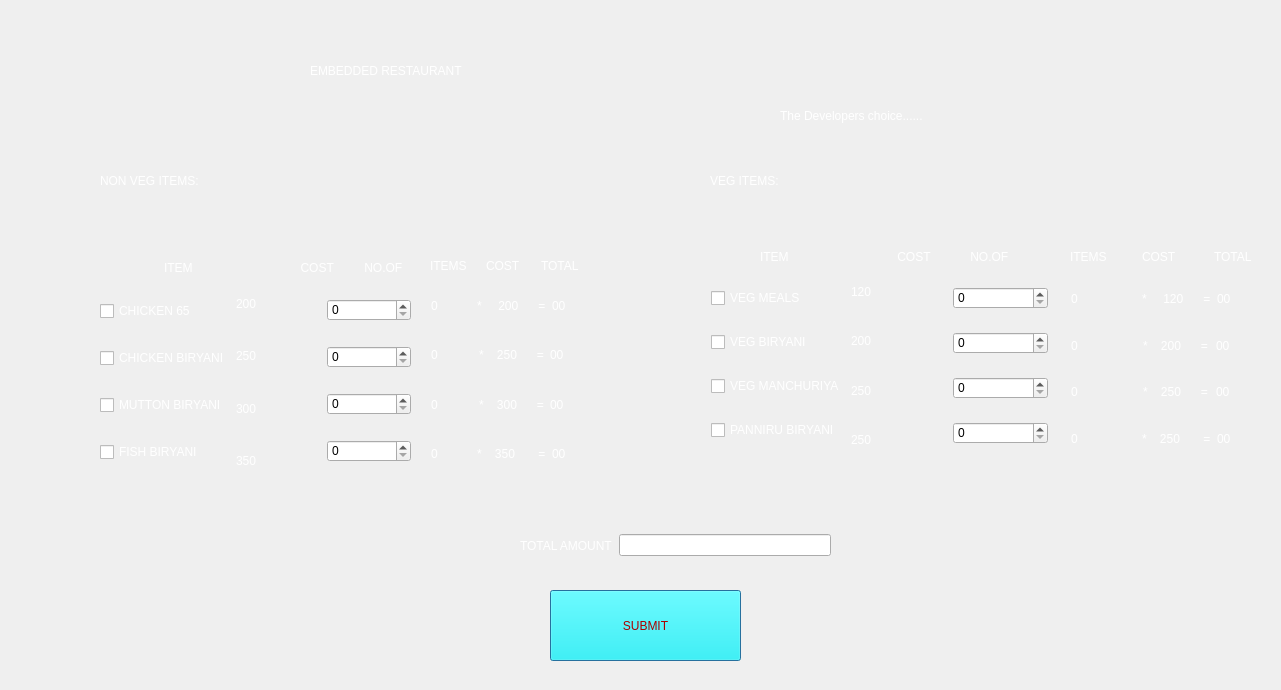
<?xml version="1.0" encoding="UTF-8"?>
<ui version="4.0">
 <class>SecondDialog</class>
 <widget class="QDialog" name="SecondDialog">
  <property name="geometry">
   <rect>
    <x>0</x>
    <y>0</y>
    <width>1281</width>
    <height>690</height>
   </rect>
  </property>
  <property name="windowTitle">
   <string>Dialog</string>
  </property>
  <property name="styleSheet">
   <string notr="true"/>
  </property>
  <widget class="QLabel" name="label">
   <property name="geometry">
    <rect>
     <x>100</x>
     <y>150</y>
     <width>371</width>
     <height>61</height>
    </rect>
   </property>
   <property name="styleSheet">
    <string notr="true">font: italic 18pt &quot;Ubuntu&quot;;
color: rgb(255, 255, 255);
</string>
   </property>
   <property name="text">
    <string>NON VEG ITEMS:</string>
   </property>
  </widget>
  <widget class="QPushButton" name="pushButton">
   <property name="geometry">
    <rect>
     <x>550</x>
     <y>590</y>
     <width>191</width>
     <height>71</height>
    </rect>
   </property>
   <property name="styleSheet">
    <string notr="true">font: 75 18pt &quot;Ubuntu&quot;;
color: rgb(170, 0, 0);
background-color: rgb(0, 255, 255);</string>
   </property>
   <property name="text">
    <string>SUBMIT</string>
   </property>
  </widget>
  <widget class="QLabel" name="label_10">
   <property name="geometry">
    <rect>
     <x>710</x>
     <y>150</y>
     <width>371</width>
     <height>61</height>
    </rect>
   </property>
   <property name="styleSheet">
    <string notr="true">font: 75 20pt &quot;Ubuntu&quot;;
color: rgb(255, 255, 255);
font: italic 18pt &quot;Ubuntu&quot;;
</string>
   </property>
   <property name="text">
    <string>VEG ITEMS:</string>
   </property>
  </widget>
  <widget class="QWidget" name="layoutWidget">
   <property name="geometry">
    <rect>
     <x>100</x>
     <y>280</y>
     <width>311</width>
     <height>204</height>
    </rect>
   </property>
   <property name="styleSheet">
    <string notr="true">color: rgb(0, 0, 0);
font: 57 italic 14pt &quot;URW Chancery L&quot;;</string>
   </property>
   <layout class="QHBoxLayout" name="horizontalLayout">
    <item>
     <layout class="QVBoxLayout" name="verticalLayout">
      <item>
       <widget class="QCheckBox" name="checkBox">
        <property name="styleSheet">
         <string notr="true">color: rgb(255, 255, 255);
font: 57 italic 14pt &quot;URW Chancery L&quot;;</string>
        </property>
        <property name="text">
         <string>CHICKEN 65</string>
        </property>
       </widget>
      </item>
      <item>
       <widget class="QCheckBox" name="checkBox_2">
        <property name="styleSheet">
         <string notr="true">color: rgb(255, 255, 255);
font: 57 italic 14pt &quot;URW Chancery L&quot;;</string>
        </property>
        <property name="text">
         <string>CHICKEN BIRYANI</string>
        </property>
       </widget>
      </item>
      <item>
       <widget class="QCheckBox" name="checkBox_3">
        <property name="styleSheet">
         <string notr="true">color: rgb(255, 255, 255);
font: 57 italic 14pt &quot;URW Chancery L&quot;;</string>
        </property>
        <property name="text">
         <string>MUTTON BIRYANI</string>
        </property>
       </widget>
      </item>
      <item>
       <widget class="QCheckBox" name="checkBox_4">
        <property name="styleSheet">
         <string notr="true">color: rgb(255, 255, 255);
font: 57 italic 14pt &quot;URW Chancery L&quot;;</string>
        </property>
        <property name="text">
         <string>FISH BIRYANI</string>
        </property>
       </widget>
      </item>
     </layout>
    </item>
    <item>
     <layout class="QVBoxLayout" name="verticalLayout_2">
      <item>
       <widget class="QLabel" name="label_2">
        <property name="styleSheet">
         <string notr="true">color: rgb(255, 255, 255);
font: 57 italic 14pt &quot;URW Chancery L&quot;;</string>
        </property>
        <property name="text">
         <string>200</string>
        </property>
       </widget>
      </item>
      <item>
       <widget class="QLabel" name="label_3">
        <property name="styleSheet">
         <string notr="true">color: rgb(255, 255, 255);
font: 57 italic 14pt &quot;URW Chancery L&quot;;</string>
        </property>
        <property name="text">
         <string>250</string>
        </property>
       </widget>
      </item>
      <item>
       <widget class="QLabel" name="label_4">
        <property name="styleSheet">
         <string notr="true">color: rgb(255, 255, 255);
font: 57 italic 14pt &quot;URW Chancery L&quot;;</string>
        </property>
        <property name="text">
         <string>300</string>
        </property>
       </widget>
      </item>
      <item>
       <widget class="QLabel" name="label_5">
        <property name="styleSheet">
         <string notr="true">color: rgb(255, 255, 255);
font: 57 italic 14pt &quot;URW Chancery L&quot;;</string>
        </property>
        <property name="text">
         <string>350</string>
        </property>
       </widget>
      </item>
     </layout>
    </item>
    <item>
     <layout class="QVBoxLayout" name="verticalLayout_3">
      <item>
       <widget class="QSpinBox" name="spinBox">
        <property name="styleSheet">
         <string notr="true">color: rgb(0, 0, 0);
font: 57 italic 14pt &quot;URW Chancery L&quot;;</string>
        </property>
        <property name="maximum">
         <number>1000</number>
        </property>
       </widget>
      </item>
      <item>
       <widget class="QSpinBox" name="spinBox_2">
        <property name="styleSheet">
         <string notr="true">color: rgb(0, 0, 0);
font: 57 italic 14pt &quot;URW Chancery L&quot;;</string>
        </property>
        <property name="maximum">
         <number>1000</number>
        </property>
       </widget>
      </item>
      <item>
       <widget class="QSpinBox" name="spinBox_3">
        <property name="styleSheet">
         <string notr="true">color: rgb(0, 0, 0);
font: 57 italic 14pt &quot;URW Chancery L&quot;;</string>
        </property>
        <property name="maximum">
         <number>1000</number>
        </property>
       </widget>
      </item>
      <item>
       <widget class="QSpinBox" name="spinBox_4">
        <property name="styleSheet">
         <string notr="true">color: rgb(0, 0, 0);
font: 57 italic 14pt &quot;URW Chancery L&quot;;</string>
        </property>
        <property name="maximum">
         <number>1000</number>
        </property>
       </widget>
      </item>
     </layout>
    </item>
   </layout>
  </widget>
  <widget class="QWidget" name="layoutWidget">
   <property name="geometry">
    <rect>
     <x>520</x>
     <y>500</y>
     <width>311</width>
     <height>91</height>
    </rect>
   </property>
   <layout class="QHBoxLayout" name="horizontalLayout_3">
    <item>
     <widget class="QLabel" name="label_11">
      <property name="styleSheet">
       <string notr="true">font: 75 18pt &quot;Ubuntu&quot;;
font: 75 italic 18pt &quot;Ubuntu&quot;;
color: rgb(255, 255, 255);</string>
      </property>
      <property name="text">
       <string>TOTAL AMOUNT</string>
      </property>
     </widget>
    </item>
    <item>
     <widget class="QLineEdit" name="lineEdit">
      <property name="styleSheet">
       <string notr="true">border-color: rgb(0, 0, 255);</string>
      </property>
     </widget>
    </item>
   </layout>
  </widget>
  <widget class="QWidget" name="layoutWidget">
   <property name="geometry">
    <rect>
     <x>164</x>
     <y>250</y>
     <width>251</width>
     <height>35</height>
    </rect>
   </property>
   <layout class="QHBoxLayout" name="horizontalLayout_14">
    <item>
     <widget class="QLabel" name="label_42">
      <property name="styleSheet">
       <string notr="true">color: rgb(255, 255, 255);
font: italic 12pt &quot;Ubuntu&quot;;</string>
      </property>
      <property name="text">
       <string>ITEM</string>
      </property>
     </widget>
    </item>
    <item>
     <widget class="QLabel" name="label_43">
      <property name="styleSheet">
       <string notr="true">color: rgb(255, 255, 255);
font: italic 12pt &quot;URW Palladio L&quot;;</string>
      </property>
      <property name="text">
       <string>                 COST</string>
      </property>
     </widget>
    </item>
    <item>
     <widget class="QLabel" name="label_44">
      <property name="styleSheet">
       <string notr="true">color: rgb(255, 255, 255);
font: italic 12pt &quot;URW Palladio L&quot;;</string>
      </property>
      <property name="text">
       <string>       NO.OF</string>
      </property>
     </widget>
    </item>
   </layout>
  </widget>
  <widget class="QWidget" name="layoutWidget_2">
   <property name="geometry">
    <rect>
     <x>760</x>
     <y>240</y>
     <width>275</width>
     <height>33</height>
    </rect>
   </property>
   <property name="styleSheet">
    <string notr="true">font: 57 italic 14pt &quot;URW Chancery L&quot;;
color: rgb(255, 255, 255);</string>
   </property>
   <layout class="QHBoxLayout" name="horizontalLayout_15">
    <item>
     <widget class="QLabel" name="label_45">
      <property name="styleSheet">
       <string notr="true">font: 57 italic 14pt &quot;URW Chancery L&quot;;
color: rgb(255, 255, 255);</string>
      </property>
      <property name="text">
       <string>ITEM</string>
      </property>
     </widget>
    </item>
    <item>
     <widget class="QLabel" name="label_46">
      <property name="styleSheet">
       <string notr="true">font: 57 italic 14pt &quot;URW Chancery L&quot;;
color: rgb(255, 255, 255);</string>
      </property>
      <property name="text">
       <string>             COST</string>
      </property>
     </widget>
    </item>
    <item>
     <widget class="QLabel" name="label_47">
      <property name="styleSheet">
       <string notr="true">font: 57 italic 14pt &quot;URW Chancery L&quot;;
color: rgb(255, 255, 255);</string>
      </property>
      <property name="text">
       <string>       NO.OF</string>
      </property>
     </widget>
    </item>
   </layout>
  </widget>
  <widget class="QLabel" name="label_48">
   <property name="geometry">
    <rect>
     <x>310</x>
     <y>20</y>
     <width>691</width>
     <height>101</height>
    </rect>
   </property>
   <property name="styleSheet">
    <string notr="true">font: 57 italic 42pt &quot;URW Chancery L&quot;;

color: rgb(255, 255, 255);
</string>
   </property>
   <property name="text">
    <string>EMBEDDED RESTAURANT</string>
   </property>
  </widget>
  <widget class="QLabel" name="label_49">
   <property name="geometry">
    <rect>
     <x>780</x>
     <y>100</y>
     <width>291</width>
     <height>31</height>
    </rect>
   </property>
   <property name="styleSheet">
    <string notr="true">font: 57 italic 22pt &quot;URW Chancery L&quot;;
color: rgb(255, 255, 255);</string>
   </property>
   <property name="text">
    <string>The Developers choice......</string>
   </property>
  </widget>
  <widget class="QWidget" name="layoutWidget">
   <property name="geometry">
    <rect>
     <x>711</x>
     <y>270</y>
     <width>337</width>
     <height>191</height>
    </rect>
   </property>
   <property name="styleSheet">
    <string notr="true">font: 57 italic 14pt &quot;URW Chancery L&quot;;
color: rgb(0, 0, 0);</string>
   </property>
   <layout class="QHBoxLayout" name="horizontalLayout_2">
    <item>
     <layout class="QVBoxLayout" name="verticalLayout_4">
      <item>
       <widget class="QCheckBox" name="checkBox_5">
        <property name="styleSheet">
         <string notr="true">font: 57 italic 14pt &quot;URW Chancery L&quot;;
color: rgb(255, 255, 255);</string>
        </property>
        <property name="text">
         <string>VEG MEALS</string>
        </property>
       </widget>
      </item>
      <item>
       <widget class="QCheckBox" name="checkBox_6">
        <property name="styleSheet">
         <string notr="true">font: 57 italic 14pt &quot;URW Chancery L&quot;;
color: rgb(255, 255, 255);</string>
        </property>
        <property name="text">
         <string>VEG BIRYANI</string>
        </property>
       </widget>
      </item>
      <item>
       <widget class="QCheckBox" name="checkBox_7">
        <property name="styleSheet">
         <string notr="true">font: 57 italic 14pt &quot;URW Chancery L&quot;;
color: rgb(255, 255, 255);</string>
        </property>
        <property name="text">
         <string>VEG MANCHURIYA</string>
        </property>
       </widget>
      </item>
      <item>
       <widget class="QCheckBox" name="checkBox_8">
        <property name="styleSheet">
         <string notr="true">font: 57 italic 14pt &quot;URW Chancery L&quot;;
color: rgb(255, 255, 255);</string>
        </property>
        <property name="text">
         <string>PANNIRU BIRYANI</string>
        </property>
       </widget>
      </item>
     </layout>
    </item>
    <item>
     <layout class="QVBoxLayout" name="verticalLayout_5">
      <item>
       <widget class="QLabel" name="label_6">
        <property name="styleSheet">
         <string notr="true">font: 57 italic 14pt &quot;URW Chancery L&quot;;
color: rgb(255, 255, 255);</string>
        </property>
        <property name="text">
         <string>120</string>
        </property>
       </widget>
      </item>
      <item>
       <widget class="QLabel" name="label_7">
        <property name="styleSheet">
         <string notr="true">font: 57 italic 14pt &quot;URW Chancery L&quot;;
color: rgb(255, 255, 255);</string>
        </property>
        <property name="text">
         <string>200</string>
        </property>
       </widget>
      </item>
      <item>
       <widget class="QLabel" name="label_8">
        <property name="styleSheet">
         <string notr="true">font: 57 italic 14pt &quot;URW Chancery L&quot;;
color: rgb(255, 255, 255);</string>
        </property>
        <property name="text">
         <string>250</string>
        </property>
       </widget>
      </item>
      <item>
       <widget class="QLabel" name="label_9">
        <property name="styleSheet">
         <string notr="true">font: 57 italic 14pt &quot;URW Chancery L&quot;;
color: rgb(255, 255, 255);</string>
        </property>
        <property name="text">
         <string>250</string>
        </property>
       </widget>
      </item>
     </layout>
    </item>
    <item>
     <layout class="QVBoxLayout" name="verticalLayout_6">
      <item>
       <widget class="QSpinBox" name="spinBox_5">
        <property name="styleSheet">
         <string notr="true">font: 57 italic 14pt &quot;URW Chancery L&quot;;
color: rgb(0, 0, 0);</string>
        </property>
        <property name="maximum">
         <number>1000</number>
        </property>
       </widget>
      </item>
      <item>
       <widget class="QSpinBox" name="spinBox_6">
        <property name="styleSheet">
         <string notr="true">font: 57 italic 14pt &quot;URW Chancery L&quot;;
color: rgb(0, 0, 0);</string>
        </property>
        <property name="maximum">
         <number>1000</number>
        </property>
       </widget>
      </item>
      <item>
       <widget class="QSpinBox" name="spinBox_7">
        <property name="styleSheet">
         <string notr="true">font: 57 italic 14pt &quot;URW Chancery L&quot;;
color: rgb(0, 0, 0);</string>
        </property>
        <property name="maximum">
         <number>1000</number>
        </property>
       </widget>
      </item>
      <item>
       <widget class="QSpinBox" name="spinBox_8">
        <property name="styleSheet">
         <string notr="true">font: 57 italic 14pt &quot;URW Chancery L&quot;;
color: rgb(0, 0, 0);</string>
        </property>
        <property name="maximum">
         <number>1000</number>
        </property>
       </widget>
      </item>
     </layout>
    </item>
   </layout>
  </widget>
  <widget class="QWidget" name="layoutWidget">
   <property name="geometry">
    <rect>
     <x>430</x>
     <y>250</y>
     <width>161</width>
     <height>31</height>
    </rect>
   </property>
   <layout class="QHBoxLayout" name="horizontalLayout_4">
    <item>
     <widget class="QLabel" name="label_12">
      <property name="styleSheet">
       <string notr="true">color: rgb(255, 255, 255);
font: 57 italic 12pt &quot;URW Chancery L&quot;;</string>
      </property>
      <property name="text">
       <string>ITEMS</string>
      </property>
     </widget>
    </item>
    <item>
     <widget class="QLabel" name="label_13">
      <property name="styleSheet">
       <string notr="true">color: rgb(255, 255, 255);
font: 57 italic 12pt &quot;URW Chancery L&quot;;</string>
      </property>
      <property name="text">
       <string>COST</string>
      </property>
     </widget>
    </item>
    <item>
     <widget class="QLabel" name="label_14">
      <property name="styleSheet">
       <string notr="true">color: rgb(255, 255, 255);
font: 57 italic 12pt &quot;URW Chancery L&quot;;</string>
      </property>
      <property name="text">
       <string>TOTAL</string>
      </property>
     </widget>
    </item>
   </layout>
  </widget>
  <widget class="QWidget" name="layoutWidget">
   <property name="geometry">
    <rect>
     <x>431</x>
     <y>284</y>
     <width>161</width>
     <height>191</height>
    </rect>
   </property>
   <property name="styleSheet">
    <string notr="true">color: rgb(255, 255, 255);
font: 57 italic 12pt &quot;URW Chancery L&quot;;</string>
   </property>
   <layout class="QVBoxLayout" name="verticalLayout_7">
    <item>
     <layout class="QHBoxLayout" name="horizontalLayout_5">
      <item>
       <widget class="QLabel" name="label_15">
        <property name="styleSheet">
         <string notr="true">color: rgb(255, 255, 255);
font: 57 italic 12pt &quot;URW Chancery L&quot;;</string>
        </property>
        <property name="text">
         <string>0</string>
        </property>
       </widget>
      </item>
      <item>
       <widget class="QLabel" name="label_16">
        <property name="styleSheet">
         <string notr="true">color: rgb(255, 255, 255);
font: 57 italic 12pt &quot;URW Chancery L&quot;;</string>
        </property>
        <property name="text">
         <string>*     200      =</string>
        </property>
       </widget>
      </item>
      <item>
       <widget class="QLabel" name="label_17">
        <property name="styleSheet">
         <string notr="true">color: rgb(255, 255, 255);
font: 57 italic 12pt &quot;URW Chancery L&quot;;</string>
        </property>
        <property name="text">
         <string>00</string>
        </property>
       </widget>
      </item>
     </layout>
    </item>
    <item>
     <layout class="QHBoxLayout" name="horizontalLayout_6">
      <item>
       <widget class="QLabel" name="label_18">
        <property name="styleSheet">
         <string notr="true">color: rgb(255, 255, 255);
font: 57 italic 12pt &quot;URW Chancery L&quot;;</string>
        </property>
        <property name="text">
         <string>0</string>
        </property>
       </widget>
      </item>
      <item>
       <widget class="QLabel" name="label_19">
        <property name="styleSheet">
         <string notr="true">color: rgb(255, 255, 255);
font: 57 italic 12pt &quot;URW Chancery L&quot;;</string>
        </property>
        <property name="text">
         <string>*    250      =</string>
        </property>
       </widget>
      </item>
      <item>
       <widget class="QLabel" name="label_20">
        <property name="styleSheet">
         <string notr="true">color: rgb(255, 255, 255);
font: 57 italic 12pt &quot;URW Chancery L&quot;;</string>
        </property>
        <property name="text">
         <string>00</string>
        </property>
       </widget>
      </item>
     </layout>
    </item>
    <item>
     <layout class="QHBoxLayout" name="horizontalLayout_7">
      <item>
       <widget class="QLabel" name="label_21">
        <property name="styleSheet">
         <string notr="true">color: rgb(255, 255, 255);
font: 57 italic 12pt &quot;URW Chancery L&quot;;</string>
        </property>
        <property name="text">
         <string>0 </string>
        </property>
       </widget>
      </item>
      <item>
       <widget class="QLabel" name="label_22">
        <property name="styleSheet">
         <string notr="true">color: rgb(255, 255, 255);
font: 57 italic 12pt &quot;URW Chancery L&quot;;</string>
        </property>
        <property name="text">
         <string>*    300      =</string>
        </property>
       </widget>
      </item>
      <item>
       <widget class="QLabel" name="label_23">
        <property name="styleSheet">
         <string notr="true">color: rgb(255, 255, 255);
font: 57 italic 12pt &quot;URW Chancery L&quot;;</string>
        </property>
        <property name="text">
         <string>00</string>
        </property>
       </widget>
      </item>
     </layout>
    </item>
    <item>
     <layout class="QHBoxLayout" name="horizontalLayout_8">
      <item>
       <widget class="QLabel" name="label_24">
        <property name="styleSheet">
         <string notr="true">color: rgb(255, 255, 255);
font: 57 italic 12pt &quot;URW Chancery L&quot;;</string>
        </property>
        <property name="text">
         <string>0</string>
        </property>
       </widget>
      </item>
      <item>
       <widget class="QLabel" name="label_25">
        <property name="styleSheet">
         <string notr="true">color: rgb(255, 255, 255);
font: 57 italic 12pt &quot;URW Chancery L&quot;;</string>
        </property>
        <property name="text">
         <string>*    350       =</string>
        </property>
       </widget>
      </item>
      <item>
       <widget class="QLabel" name="label_26">
        <property name="styleSheet">
         <string notr="true">color: rgb(255, 255, 255);
font: 57 italic 12pt &quot;URW Chancery L&quot;;</string>
        </property>
        <property name="text">
         <string>00</string>
        </property>
       </widget>
      </item>
     </layout>
    </item>
   </layout>
  </widget>
  <widget class="QWidget" name="layoutWidget">
   <property name="geometry">
    <rect>
     <x>1070</x>
     <y>240</y>
     <width>210</width>
     <height>33</height>
    </rect>
   </property>
   <property name="styleSheet">
    <string notr="true">font: 57 italic 14pt &quot;URW Chancery L&quot;;
color: rgb(255, 255, 255);</string>
   </property>
   <layout class="QHBoxLayout" name="horizontalLayout_9">
    <item>
     <widget class="QLabel" name="label_27">
      <property name="styleSheet">
       <string notr="true">font: 57 italic 14pt &quot;URW Chancery L&quot;;
color: rgb(255, 255, 255);</string>
      </property>
      <property name="text">
       <string>ITEMS</string>
      </property>
     </widget>
    </item>
    <item>
     <widget class="QLabel" name="label_28">
      <property name="styleSheet">
       <string notr="true">font: 57 italic 14pt &quot;URW Chancery L&quot;;
color: rgb(255, 255, 255);</string>
      </property>
      <property name="text">
       <string>COST</string>
      </property>
     </widget>
    </item>
    <item>
     <widget class="QLabel" name="label_29">
      <property name="styleSheet">
       <string notr="true">font: 57 italic 14pt &quot;URW Chancery L&quot;;
color: rgb(255, 255, 255);</string>
      </property>
      <property name="text">
       <string>TOTAL</string>
      </property>
     </widget>
    </item>
   </layout>
  </widget>
  <widget class="QWidget" name="layoutWidget">
   <property name="geometry">
    <rect>
     <x>1071</x>
     <y>278</y>
     <width>211</width>
     <height>181</height>
    </rect>
   </property>
   <property name="styleSheet">
    <string notr="true">font: 57 italic 14pt &quot;URW Chancery L&quot;;
color: rgb(255, 255, 255);</string>
   </property>
   <layout class="QVBoxLayout" name="verticalLayout_8">
    <item>
     <layout class="QHBoxLayout" name="horizontalLayout_10">
      <item>
       <widget class="QLabel" name="label_30">
        <property name="styleSheet">
         <string notr="true">font: 57 italic 14pt &quot;URW Chancery L&quot;;
color: rgb(255, 255, 255);</string>
        </property>
        <property name="text">
         <string>0</string>
        </property>
       </widget>
      </item>
      <item>
       <widget class="QLabel" name="label_31">
        <property name="styleSheet">
         <string notr="true">font: 57 italic 14pt &quot;URW Chancery L&quot;;
color: rgb(255, 255, 255);</string>
        </property>
        <property name="text">
         <string>*     120      =</string>
        </property>
       </widget>
      </item>
      <item>
       <widget class="QLabel" name="label_32">
        <property name="styleSheet">
         <string notr="true">font: 57 italic 14pt &quot;URW Chancery L&quot;;
color: rgb(255, 255, 255);</string>
        </property>
        <property name="text">
         <string>00</string>
        </property>
       </widget>
      </item>
     </layout>
    </item>
    <item>
     <layout class="QHBoxLayout" name="horizontalLayout_11">
      <item>
       <widget class="QLabel" name="label_33">
        <property name="styleSheet">
         <string notr="true">font: 57 italic 14pt &quot;URW Chancery L&quot;;
color: rgb(255, 255, 255);</string>
        </property>
        <property name="text">
         <string>0</string>
        </property>
       </widget>
      </item>
      <item>
       <widget class="QLabel" name="label_34">
        <property name="styleSheet">
         <string notr="true">font: 57 italic 14pt &quot;URW Chancery L&quot;;
color: rgb(255, 255, 255);</string>
        </property>
        <property name="text">
         <string>*    200      =</string>
        </property>
       </widget>
      </item>
      <item>
       <widget class="QLabel" name="label_35">
        <property name="styleSheet">
         <string notr="true">font: 57 italic 14pt &quot;URW Chancery L&quot;;
color: rgb(255, 255, 255);</string>
        </property>
        <property name="text">
         <string>00</string>
        </property>
       </widget>
      </item>
     </layout>
    </item>
    <item>
     <layout class="QHBoxLayout" name="horizontalLayout_12">
      <item>
       <widget class="QLabel" name="label_36">
        <property name="styleSheet">
         <string notr="true">font: 57 italic 14pt &quot;URW Chancery L&quot;;
color: rgb(255, 255, 255);</string>
        </property>
        <property name="text">
         <string>0 </string>
        </property>
       </widget>
      </item>
      <item>
       <widget class="QLabel" name="label_37">
        <property name="styleSheet">
         <string notr="true">font: 57 italic 14pt &quot;URW Chancery L&quot;;
color: rgb(255, 255, 255);</string>
        </property>
        <property name="text">
         <string>*    250      =</string>
        </property>
       </widget>
      </item>
      <item>
       <widget class="QLabel" name="label_38">
        <property name="styleSheet">
         <string notr="true">font: 57 italic 14pt &quot;URW Chancery L&quot;;
color: rgb(255, 255, 255);</string>
        </property>
        <property name="text">
         <string>00</string>
        </property>
       </widget>
      </item>
     </layout>
    </item>
    <item>
     <layout class="QHBoxLayout" name="horizontalLayout_13">
      <item>
       <widget class="QLabel" name="label_39">
        <property name="styleSheet">
         <string notr="true">font: 57 italic 14pt &quot;URW Chancery L&quot;;
color: rgb(255, 255, 255);</string>
        </property>
        <property name="text">
         <string>0</string>
        </property>
       </widget>
      </item>
      <item>
       <widget class="QLabel" name="label_40">
        <property name="styleSheet">
         <string notr="true">font: 57 italic 14pt &quot;URW Chancery L&quot;;
color: rgb(255, 255, 255);</string>
        </property>
        <property name="text">
         <string>*    250       =</string>
        </property>
       </widget>
      </item>
      <item>
       <widget class="QLabel" name="label_41">
        <property name="styleSheet">
         <string notr="true">font: 57 italic 14pt &quot;URW Chancery L&quot;;
color: rgb(255, 255, 255);</string>
        </property>
        <property name="text">
         <string>00</string>
        </property>
       </widget>
      </item>
     </layout>
    </item>
   </layout>
  </widget>
 </widget>
 <resources/>
 <connections/>
</ui>
